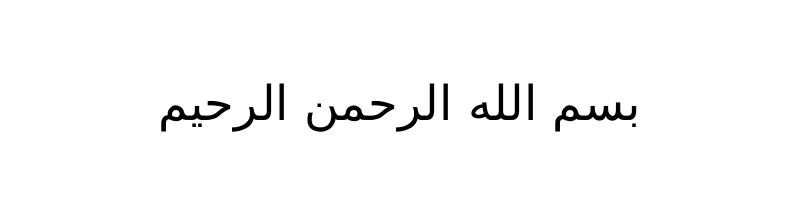
#> input picture osmanlica-tesseract/sample-data/images/sample001_besmele.png, 800 x 200 px
$ jupyter execute --allow-errors Osmanlica_OCR_Tutorial.ipynb   (older library calls are emulated)
#> lines starting #> are read from the running program, lines starting #| are printed output that depends on the picture; after the words box and inside, x2 and y2 are one past the last pixel; in counts of white or black regions, pixels touching at a corner belong together
### osmanlica-tesseract/scripts/osmanlica_ocr.py
#!/usr/bin/env python3
"""
Osmanlıca OCR - Ana OCR Sınıfı

Bu modül, Osmanlıca metinleri tanımak için optimize edilmiş bir OCR sınıfı sağlar.
Tesseract OCR motorunu kullanır ve Osmanlıca için özel ön işleme adımları içerir.
"""

import cv2
import numpy as np
import pytesseract
from PIL import Image
from typing import Optional, Dict, List, Tuple
import os


class OsmanlicaOCR:
    """
    Osmanlıca metinler için optimize edilmiş OCR sınıfı.

    Bu sınıf, Tesseract OCR motorunu kullanarak Osmanlıca (Arap harfli Türkçe)
    metinleri yüksek doğrulukla tanır.

    Attributes:
        language (str): Tesseract dil kodu (varsayılan: 'ara+tur')
        config (str): Tesseract yapılandırma parametreleri
        preprocess (bool): Görüntü ön işleme aktif mi?
    """

    def __init__(
        self,
        language: str = 'ara+tur',
        custom_model: Optional[str] = None,
        preprocess: bool = True
    ):
        """
        OsmanlicaOCR sınıfını başlatır.

        Args:
            language: Tesseract dil kodu
            custom_model: Özel eğitilmiş model yolu
            preprocess: Görüntü ön işleme yapılsın mı?
        """
#> in extract_text, image is the input picture: shape (200, 800, 3); min 0, max 255, mean 249
        self.language = language
        self.preprocess = preprocess

        # Özel model varsa kullan
        if custom_model and os.path.exists(custom_model):
            tessdata_dir = os.path.dirname(custom_model)
            os.environ['TESSDATA_PREFIX'] = tessdata_dir
            self.language = os.path.basename(custom_model).replace('.traineddata', '')

        # Tesseract yapılandırması
        self.config = self._get_tesseract_config()

    def _get_tesseract_config(self) -> str:
        """
        Osmanlıca için optimize edilmiş Tesseract yapılandırması.

        Returns:
            Yapılandırma string'i
        """
        config = '--oem 3 --psm 6'  # LSTM motor, tek metin bloğu

        # Sağdan sola yazım için ek ayarlar
        config += ' -c textord_heavy_nr=1'
        config += ' -c tessedit_char_whitelist=ابتثجحخدذرزسشصضطظعغفقكلمنهويءآأؤإئةىپچژگ۱۲۳۴۵۶۷۸۹۰'

        return config

    def preprocess_image(self, image: np.ndarray) -> np.ndarray:
        """
        Görüntüyü OCR için optimize eder.

        Args:
            image: OpenCV formatında görüntü

        Returns:
            İşlenmiş görüntü
        """
        # Gri tonlamaya çevir
        if len(image.shape) == 3:
            gray = cv2.cvtColor(image, cv2.COLOR_BGR2GRAY)
        else:
            gray = image.copy()

        # Gürültü azaltma
        denoised = cv2.fastNlMeansDenoising(gray)

        # Kontrast artırma (CLAHE)
        clahe = cv2.createCLAHE(clipLimit=2.0, tileGridSize=(8, 8))
        enhanced = clahe.apply(denoised)

        # Adaptive thresholding (ikili görüntüye çevirme)
        binary = cv2.adaptiveThreshold(
            enhanced,
            255,
            cv2.ADAPTIVE_THRESH_GAUSSIAN_C,
            cv2.THRESH_BINARY,
            11,
            2
        )
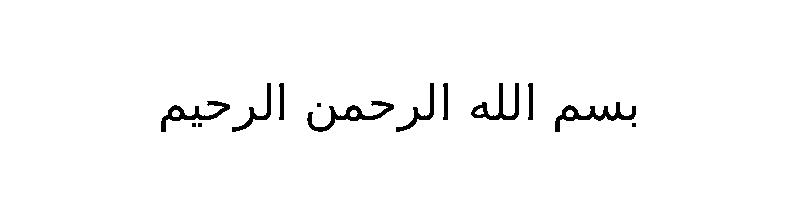
#> binary: shape (200, 800); 97.7% white; 13 black regions (4 under 20 px), largest, box (x1, y1, x2, y2) and area: (307, 101, 394, 132) 690, (555, 102, 636, 132) 674, (161, 101, 230, 132) 576

        # Morfolojik işlemler (ince çizgileri kalınlaştırma)
        kernel = np.ones((1, 1), np.uint8)
        processed = cv2.morphologyEx(binary, cv2.MORPH_CLOSE, kernel)

        return processed

    def deskew_image(self, image: np.ndarray) -> np.ndarray:
        """
        Eğri görüntüyü düzeltir.

        Args:
            image: OpenCV formatında görüntü

        Returns:
            Düzeltilmiş görüntü
        """
        # Koordinatları bul
        coords = np.column_stack(np.where(image > 0))
#> coords = 156282 pairs, first value 0 to 199, second value 0 to 799

        # Eğim açısını hesapla
        angle = cv2.minAreaRect(coords)[-1]
#> angle = -90

        if angle < -45:
            angle = 90 + angle
#> angle = 0
        elif angle > 45:
            angle = angle - 90

        # Görüntüyü döndür
        (h, w) = image.shape[:2]
#> h = 200; w = 800
        center = (w // 2, h // 2)
#> center = (400, 100)
        M = cv2.getRotationMatrix2D(center, angle, 1.0)
#> M = [[1, 0, 0], [0, 1, 0]]
        rotated = cv2.warpAffine(
            image,
            M,
            (w, h),
            flags=cv2.INTER_CUBIC,
            borderMode=cv2.BORDER_REPLICATE
        )

        return rotated

    def extract_text(
        self,
        image_path: str,
        return_confidence: bool = False
    ) -> str:
        """
        Görüntüden Osmanlıca metin çıkarır.

        Args:
            image_path: Görüntü dosyası yolu
            return_confidence: Güven skoru dönülsün mü?

        Returns:
            Tanınan metin (ve opsiyonel güven skoru)
        """
        # Görüntüyü yükle
        image = cv2.imread(image_path)

        if image is None:
            raise ValueError(f"Görüntü yüklenemedi: {image_path}")

        # Ön işleme uygula
        if self.preprocess:
            processed = self.preprocess_image(image)
            processed = self.deskew_image(processed)
        else:
            processed = image

        # PIL formatına çevir
        pil_image = Image.fromarray(processed)

        # OCR uygula
        if return_confidence:
            data = pytesseract.image_to_data(
                pil_image,
                lang=self.language,
                config=self.config,
                output_type=pytesseract.Output.DICT
            )

            # Metni ve güven skorunu hesapla
            text = ' '.join([word for word in data['text'] if word.strip()])
            confidences = [conf for conf in data['conf'] if conf != -1]
            avg_confidence = sum(confidences) / len(confidences) if confidences else 0

            return text, avg_confidence
        else:
            text = pytesseract.image_to_string(
                pil_image,
                lang=self.language,
                config=self.config
            )

            return text.strip()

    def extract_text_with_boxes(
        self,
        image_path: str
    ) -> List[Dict[str, any]]:
        """
        Görüntüden metin ve her kelimenin konumunu çıkarır.

        Args:
            image_path: Görüntü dosyası yolu

        Returns:
            Her kelime için konum ve metin içeren liste
        """
        # Görüntüyü yükle
        image = cv2.imread(image_path)

        if image is None:
            raise ValueError(f"Görüntü yüklenemedi: {image_path}")

        # Ön işleme
        if self.preprocess:
            processed = self.preprocess_image(image)
        else:
            processed = image

        # PIL formatına çevir
        pil_image = Image.fromarray(processed)

        # OCR verilerini al
        data = pytesseract.image_to_data(
            pil_image,
            lang=self.language,
            config=self.config,
            output_type=pytesseract.Output.DICT
        )

        # Kelimeleri ve konumları topla
        results = []
        n_boxes = len(data['text'])

        for i in range(n_boxes):
            if int(data['conf'][i]) > 0:  # Sadece güvenilir sonuçlar
                results.append({
                    'text': data['text'][i],
                    'confidence': data['conf'][i],
                    'x': data['left'][i],
                    'y': data['top'][i],
                    'width': data['width'][i],
                    'height': data['height'][i]
                })

        return results

    def batch_process(
        self,
        image_dir: str,
        output_dir: Optional[str] = None
    ) -> Dict[str, str]:
        """
        Bir dizindeki tüm görüntüleri işler.

        Args:
            image_dir: Görüntülerin bulunduğu dizin
            output_dir: Çıktıların kaydedileceği dizin (opsiyonel)

        Returns:
            Dosya adı -> metin dictionary'si
        """
        results = {}

        # Desteklenen görüntü formatları
        extensions = ['.jpg', '.jpeg', '.png', '.tiff', '.bmp']

        # Dizindeki tüm görüntüleri işle
        for filename in os.listdir(image_dir):
            if any(filename.lower().endswith(ext) for ext in extensions):
                image_path = os.path.join(image_dir, filename)

                try:
                    text = self.extract_text(image_path)
                    results[filename] = text

                    # Çıktıyı kaydet
                    if output_dir:
                        os.makedirs(output_dir, exist_ok=True)
                        output_path = os.path.join(
                            output_dir,
                            f"{os.path.splitext(filename)[0]}.txt"
                        )
                        with open(output_path, 'w', encoding='utf-8') as f:
                            f.write(text)

                except Exception as e:
                    print(f"Hata ({filename}): {str(e)}")
                    results[filename] = None

        return results


# [18 lines left out: function main, not called in this run]


# [2 lines that do not run on import are left out]

### osmanlica-tesseract/scripts/preprocess.py
#!/usr/bin/env python3
"""
Görüntü Ön İşleme Modülü

Bu modül, OCR öncesi görüntüleri optimize etmek için çeşitli ön işleme
fonksiyonları sağlar.
"""

import cv2
import numpy as np
from PIL import Image, ImageEnhance, ImageFilter
from typing import Optional, Tuple
import os


# [22 lines left out: function resize_image, not called in this run]


def denoise_image(
    image: np.ndarray,
    method: str = 'fastNlMeans'
) -> np.ndarray:
    """
    Görüntüden gürültüyü temizler.

    Args:
        image: OpenCV formatında görüntü
        method: Gürültü temizleme yöntemi ('fastNlMeans', 'bilateral', 'gaussian')

    Returns:
        Gürültüsü temizlenmiş görüntü
    """
#> called with method = 'fastNlMeans'
    # Gri tonlama kontrolü
    if len(image.shape) == 3:
        gray = cv2.cvtColor(image, cv2.COLOR_BGR2GRAY)
    else:
        gray = image.copy()

    if method == 'fastNlMeans':
        denoised = cv2.fastNlMeansDenoising(gray, h=10)
    elif method == 'bilateral':
        denoised = cv2.bilateralFilter(gray, 9, 75, 75)
    elif method == 'gaussian':
        denoised = cv2.GaussianBlur(gray, (5, 5), 0)
    else:
        raise ValueError(f"Bilinmeyen yöntem: {method}")

    return denoised


# [169 lines left out: functions binarize_image, deskew_image, enhance_contrast, remove_borders, sharpen_image, remove_shadows, not called in this run]


def preprocess_image(
    image_path: str,
    output_path: Optional[str] = None,
    denoise: bool = True,
    deskew: bool = True,
    binarize: bool = True,
    enhance_contrast: bool = True,
    sharpen: bool = False,
    remove_shadow: bool = False
) -> np.ndarray:
    """
    Görüntüye tam ön işleme pipeline'ı uygular.

    Args:
        image_path: Giriş görüntü yolu
        output_path: Çıkış görüntü yolu (opsiyonel)
        denoise: Gürültü temizleme
        deskew: Eğrilik düzeltme
        binarize: İkili görüntüye çevirme
        enhance_contrast: Kontrast artırma
        sharpen: Keskinleştirme
        remove_shadow: Gölge kaldırma

    Returns:
        İşlenmiş görüntü
    """
    # Görüntüyü yükle
    image = cv2.imread(image_path)

    if image is None:
        raise ValueError(f"Görüntü yüklenemedi: {image_path}")

    # Gri tonlamaya çevir
    if len(image.shape) == 3:
        gray = cv2.cvtColor(image, cv2.COLOR_BGR2GRAY)
    else:
        gray = image.copy()

    # İşleme adımları
    processed = gray

    if remove_shadow:
        processed = remove_shadows(processed)

    if denoise:
        processed = denoise_image(processed)

    if enhance_contrast:
        processed = enhance_contrast(processed)

    if sharpen:
        processed = sharpen_image(processed)

    if deskew:
        processed = deskew_image(processed)

    if binarize:
        processed = binarize_image(processed)

    # Kenarlıkları temizle
    processed = remove_borders(processed)

    # Çıkış dosyasına kaydet
    if output_path:
        cv2.imwrite(output_path, processed)

    return processed


# [47 lines left out: functions batch_preprocess, main, not called in this run]


# [2 lines that do not run on import are left out]

### osmanlica-tesseract/examples/Osmanlica_OCR_Tutorial.ipynb
# Osmanlıca Tesseract OCR - Jupyter Notebook Örneği

Bu notebook, Osmanlıca OCR sisteminin temel kullanımını gösterir.

## Kurulum

Önce gerekli paketlerin kurulu olduğundan emin olun:

```bash
pip install -r requirements.txt
```

[cell 1]
# Gerekli kütüphaneleri import et
import sys
import os
sys.path.insert(0, '..')

from scripts.osmanlica_ocr import OsmanlicaOCR
from scripts.preprocess import preprocess_image
import matplotlib.pyplot as plt
from PIL import Image
import cv2

print("✅ Kütüphaneler yüklendi")

## 1. Temel OCR Kullanımı

Basit bir Osmanlıca görüntüden metin çıkarma:

[cell 2]
# OCR nesnesi oluştur
ocr = OsmanlicaOCR()

# Görüntüden metin çıkar
image_path = '../sample-data/images/sample001_besmele.png'
#> (the rest of this cell did not finish here and is left out)

## 2. Güven Skoru ile OCR

#> (a cell that did not finish here is left out)

## 3. Görüntü Ön İşleme

[cell 4]
# Orijinal görüntüyü göster
img = Image.open(image_path)
plt.figure(figsize=(12, 4))
plt.subplot(1, 2, 1)
plt.imshow(img, cmap='gray')
plt.title('Orijinal Görüntü')
plt.axis('off')

# Ön işleme uygula
#> (the rest of this cell did not finish here and is left out)

## 4. Toplu Görüntü İşleme

#> (a cell that did not finish here is left out)


# Sonuçları göster
print("\nİşlenen Görüntüler:")
print("=" * 60)
for filename, text in results.items():
    if text:
        print(f"\n📄 {filename}")
        print(f"   {text[:100]}..." if len(text) > 100 else f"   {text}")
    else:
        print(f"\n❌ {filename}: Hata")
print("\n" + "=" * 60)

## 5. Kelime Konumları

#> (a cell that did not finish here is left out)

## 6. Performans Karşılaştırması

[cell 7]
import time

# Ön işleme olmadan
ocr_no_preprocess = OsmanlicaOCR(preprocess=False)
start = time.time()
#> (the rest of this cell did not finish here and is left out)

time1 = time.time() - start

# Ön işleme ile
ocr_with_preprocess = OsmanlicaOCR(preprocess=True)
start = time.time()
text2 = ocr_with_preprocess.extract_text(image_path)
time2 = time.time() - start

print("Performans Karşılaştırması:")
print("=" * 60)
print(f"Ön işleme olmadan: {time1:.3f} saniye")
print(f"Ön işleme ile:     {time2:.3f} saniye")
print(f"Fark:              {abs(time2-time1):.3f} saniye")

## 7. Özel Ayarlarla OCR

[cell 8]
# Özel yapılandırma ile OCR
ocr_custom = OsmanlicaOCR(
    language='ara',  # Sadece Arapça
    preprocess=True
)

# Özel config ayarla
ocr_custom.config = '--oem 3 --psm 6'

#> (the rest of this cell did not finish here and is left out)

print(f"Özel ayarlarla tanınan metin: {text}")


$ run again, with osmanlica-tesseract/sample-data/images/sample002_hamd.png copied over osmanlica-tesseract/sample-data/images/sample001_besmele.png
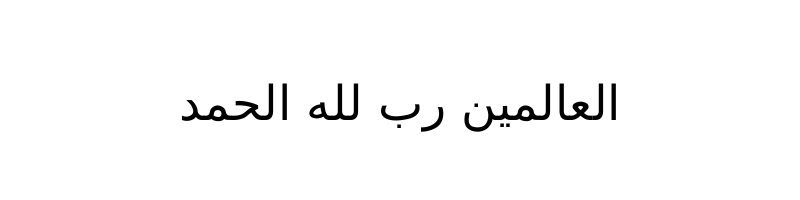
#> input picture osmanlica-tesseract/sample-data/images/sample002_hamd.png, 800 x 200 px
#> in extract_text, image is the input picture: shape (200, 800, 3); min 0, max 255, mean 249.5
#> in preprocess_image, `binary = cv2.adaptiveThreshold( enhanced, 255, cv2.ADAPTIVE_THRESH_GAU..`:
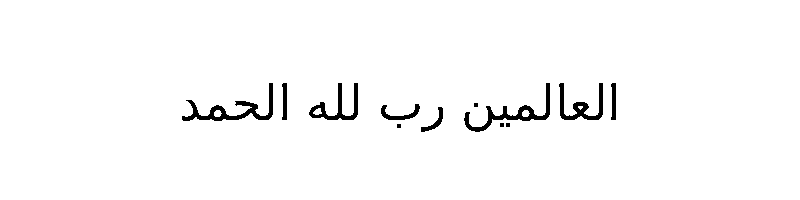
#> binary: shape (200, 800); 97.9% white; 12 black regions (4 under 20 px), largest, box (x1, y1, x2, y2) and area: (182, 83, 273, 121) 812, (464, 83, 550, 132) 756, (559, 83, 603, 120) 561
#> coords = 156570 pairs, first value 0 to 199, second value 0 to 799
#> in deskew_image, `angle = cv2.minAreaRect(coords)[-1]`: angle = -90
#> in deskew_image, `angle = 90 + angle`: angle = 0
#> M = [[1, 0, 0], [0, 1, 0]]

$ run again, with osmanlica-tesseract/sample-data/images/sample003_rahman.png copied over osmanlica-tesseract/sample-data/images/sample001_besmele.png
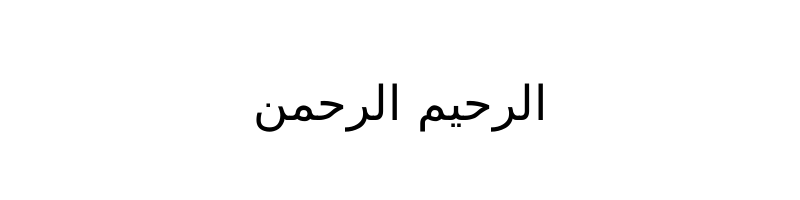
#> input picture osmanlica-tesseract/sample-data/images/sample003_rahman.png, 800 x 200 px
#> in extract_text, image is the input picture: shape (200, 800, 3); min 0, max 255, mean 251.3
#> in preprocess_image, `binary = cv2.adaptiveThreshold( enhanced, 255, cv2.ADAPTIVE_THRESH_GAU..`:
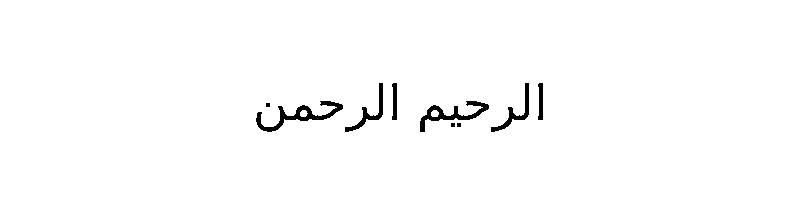
#> binary: shape (200, 800); 98.5% white; 9 black regions (3 under 20 px), largest, box (x1, y1, x2, y2) and area: (256, 101, 343, 132) 692, (420, 101, 489, 132) 577, (345, 83, 383, 132) 352, (491, 83, 529, 132) 352, (392, 83, 397, 120) 155, (538, 83, 543, 120) 155
#> coords = 157669 pairs, first value 0 to 199, second value 0 to 799
#> in deskew_image, `angle = cv2.minAreaRect(coords)[-1]`: angle = -90
#> in deskew_image, `angle = 90 + angle`: angle = 0
#> M = [[1, 0, 0], [0, 1, 0]]
